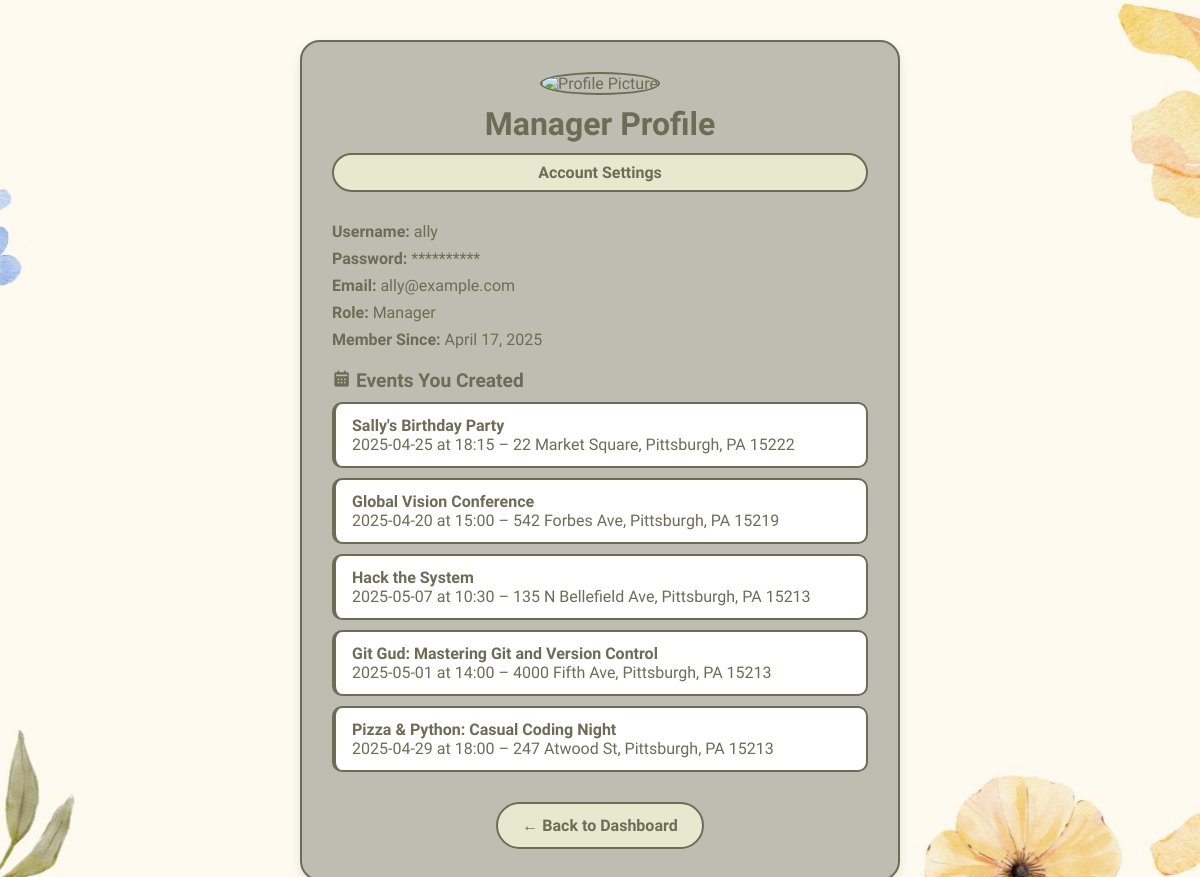
The app's page /manager_profile (signed in) with its own data.
### main.py (models this page shows, shortened)
class User(db.Model):
    id = db.Column(db.Integer, primary_key=True)
    username = db.Column(db.String(80), unique=True, nullable=False)
    email = db.Column(db.String(120), unique=True, nullable=False)
    password_hash = db.Column(db.String(128), nullable=False)
    role = db.Column(db.String(20), default='user')
    created_at = db.Column(db.DateTime, default=datetime.utcnow)
    registered_events = db.relationship(
        'Event',
        secondary=registrations,
        backref=db.backref('attendees', lazy='dynamic')
    )
    managed_events = db.relationship('Event', backref='manager', foreign_keys='Event.manager_id')

class Event(db.Model):
    id = db.Column(db.Integer, primary_key=True)
    title = db.Column(db.String(100), nullable=False)
    description = db.Column(db.Text, nullable=False)
    date = db.Column(db.String(20), nullable=False)
    time = db.Column(db.String(20), nullable=False)
    location = db.Column(db.String(120), nullable=False)
    event_type = db.Column(db.String(20), nullable=False, default='other')  # New field
    manager_id = db.Column(db.Integer, db.ForeignKey('user.id'), nullable=False)
    created_at = db.Column(db.DateTime, default=datetime.utcnow)

### main.py (the view)
@app.route('/manager_profile')
def manager_profile():
    if 'username' not in session:
        flash("You must be logged in to view your profile.")
        return redirect(url_for('managerlogin'))
    user = User.query.filter_by(username=session['username']).first()
    if not user or user.role != 'manager':
        flash("Unauthorized access.")
        return redirect(url_for('home'))
    return render_template(
        'manager_profile.html',
        username=user.username,
        email=user.email,
        password_hidden='*' * 10,
        role=user.role,
        created_at=user.created_at,
        created_events=user.managed_events
    )

### templates/manager_profile.html (shortened to what this page needs)
<!DOCTYPE html>
<html lang="en">
<head>
    <link rel="stylesheet" href="{{ url_for('static', filename='styles.css') }}">
    <link href='https://unpkg.com/boxicons@2.1.4/css/boxicons.min.css' rel='stylesheet'>
</head>
<body>
    <div class="profile-wrapper">
        <div class="profile-header">
            <img src="{{ url_for('static', filename='default-profile.png') }}" alt="Profile Picture">
            <h1>Manager Profile</h1>
            <a href="{{ url_for('managersettings') }}" class="settings-button">Account Settings</a>
        </div>
        <div class="profile-info">
            <p><strong>Username:</strong> {{ username }}</p>
            <p><strong>Password:</strong> {{ password_hidden }}</p>
            <p><strong>Email:</strong> {{ email }}</p>
            <p><strong>Role:</strong> {{ role.capitalize() }}</p>
            <p><strong>Member Since:</strong> {{ created_at.strftime('%B %d, %Y') }}</p>
        </div>
        <div class="events-list">
            <h2><i class='bx bxs-calendar'></i> Events You Created</h2>
            {% if created_events %}
                {% for event in created_events %}
                    <div class="event-card">
                        <strong>{{ event.title }}</strong><br>
                        {{ event.date }} at {{ event.time }} – {{ event.location }}
                    </div>
                {% endfor %}
            {% else %}
                <p>You haven't created any events yet.</p>
            {% endif %}
        </div>
        <div class="back-button">
            <a href="{{ url_for('manager_dashboard') }}" class="button">← Back to Dashboard</a>
        </div>
    </div>
</body>
</html>

### static/styles.css (style rules this page uses)
* { margin: 0; padding: 0; font-family: "Winky Sans", sans-serif; box-sizing: border-box; }
body { background: url("floralBackground.jpg") no-repeat center; background-size: cover; color: #6c6d56; min-height: 100vh; display: flex; justify-content: center; align-items: center; }
h1, h2, h3 { color: #6c6d56; }
.button { display: inline-block; padding: 12px 24px; background: #e8e8cf; border: 2px solid #6c6d56; border-radius: 30px; cursor: pointer; font-size: 16px; font-weight: 600; color: #6c6d56; text-align: center; transition: all 0.3s ease; text-decoration: none; }
.event-card { background: #e8e8cf; border-radius: 10px; overflow: hidden; border: 2px solid #6c6d56; transition: transform 0.3s ease; }

### templates/manager_profile.html (style rules this page uses)
.profile-wrapper { width: 600px; background: #bdbdb1; border-radius: 20px; padding: 30px; border: 2px solid #6c6d56; box-shadow: 0 4px 10px rgba(0, 0, 0, 0.1); margin: 40px auto; }
.profile-header { text-align: center; margin-bottom: 20px; }
.profile-header img { width: 120px; height: 120px; object-fit: cover; border-radius: 50%; border: 2px solid #6c6d56; margin-bottom: 10px; }
.profile-info p { font-size: 1rem; margin: 8px 0; }
.settings-button { display: block; margin: 10px auto 30px auto; padding: 8px 16px; background: #e8e8cf; border: 2px solid #6c6d56; border-radius: 30px; color: #6c6d56; font-weight: bold; cursor: pointer; text-align: center; transition: all 0.3s ease; text-decoration: none; }
.events-list h2 { font-size: 1.2rem; margin-top: 20px; }
.event-card { background: #fff; padding: 12px 16px; margin-top: 10px; border-left: 4px solid #6c6d56; border-radius: 10px; }
.back-button { text-align: center; margin-top: 30px; }

### records on screen
User: username "ally", email "ally@example.com", capitalize "Manager", strftime "April 17, 2025"
Event: title "Sally's Birthday Party", date "2025-04-25", time "18:15", location "22 Market Square, Pittsburgh, PA 15222"
Event: title "Global Vision Conference", date "2025-04-20", time "15:00", location "542 Forbes Ave, Pittsburgh, PA 15219"
Event: title "Hack the System", date "2025-05-07", time "10:30", location "135 N Bellefield Ave, Pittsburgh, PA 15213"
Event: title "Git Gud: Mastering Git and Version Control", date "2025-05-01", time "14:00", location "4000 Fifth Ave, Pittsburgh, PA 15213"
Event: title "Pizza & Python: Casual Coding Night", date "2025-04-29", time "18:00", location "247 Atwood St, Pittsburgh, PA 15213"

### other values on screen
{{ password_hidden }} "**********"
